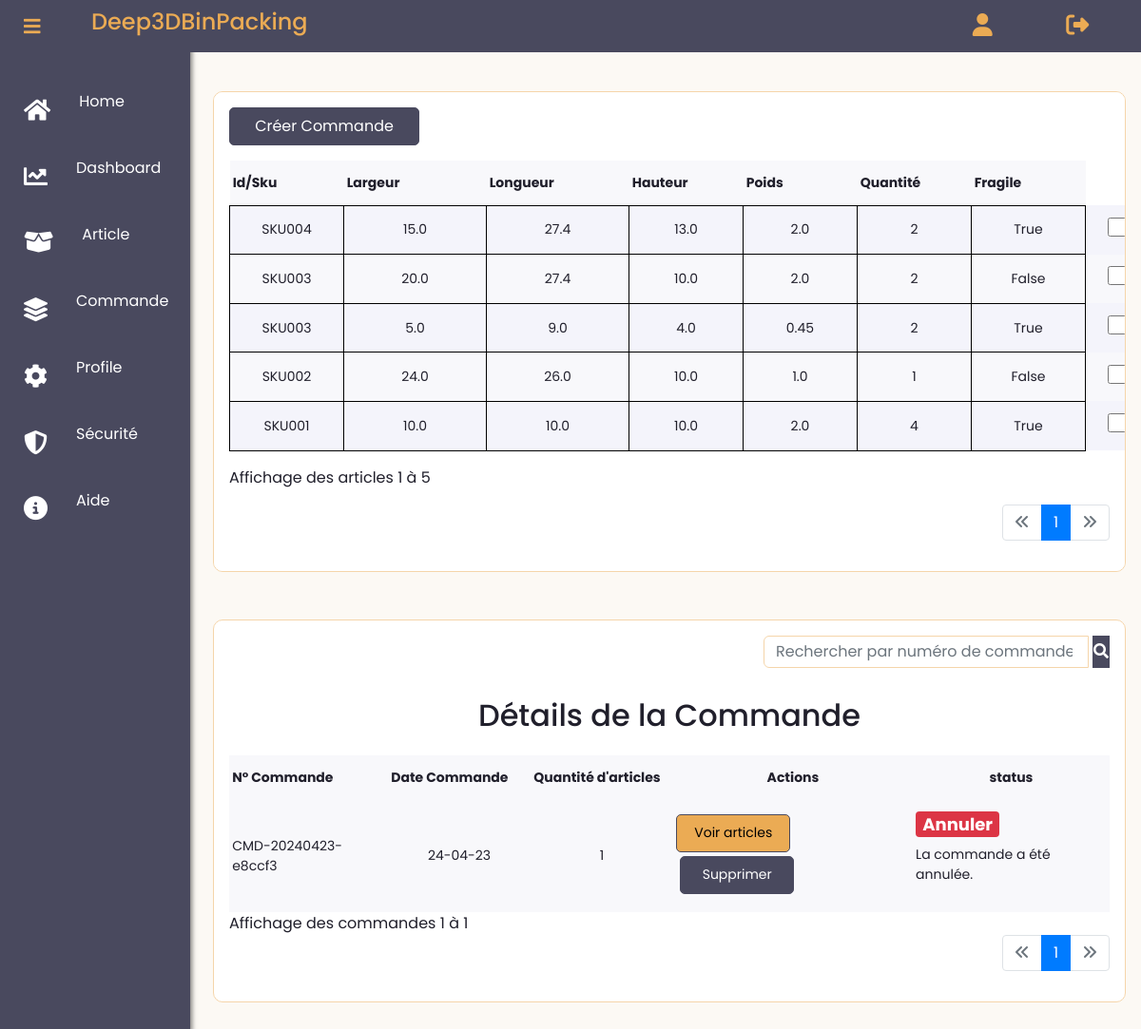
Before: /articles (signed in) with the older database file.
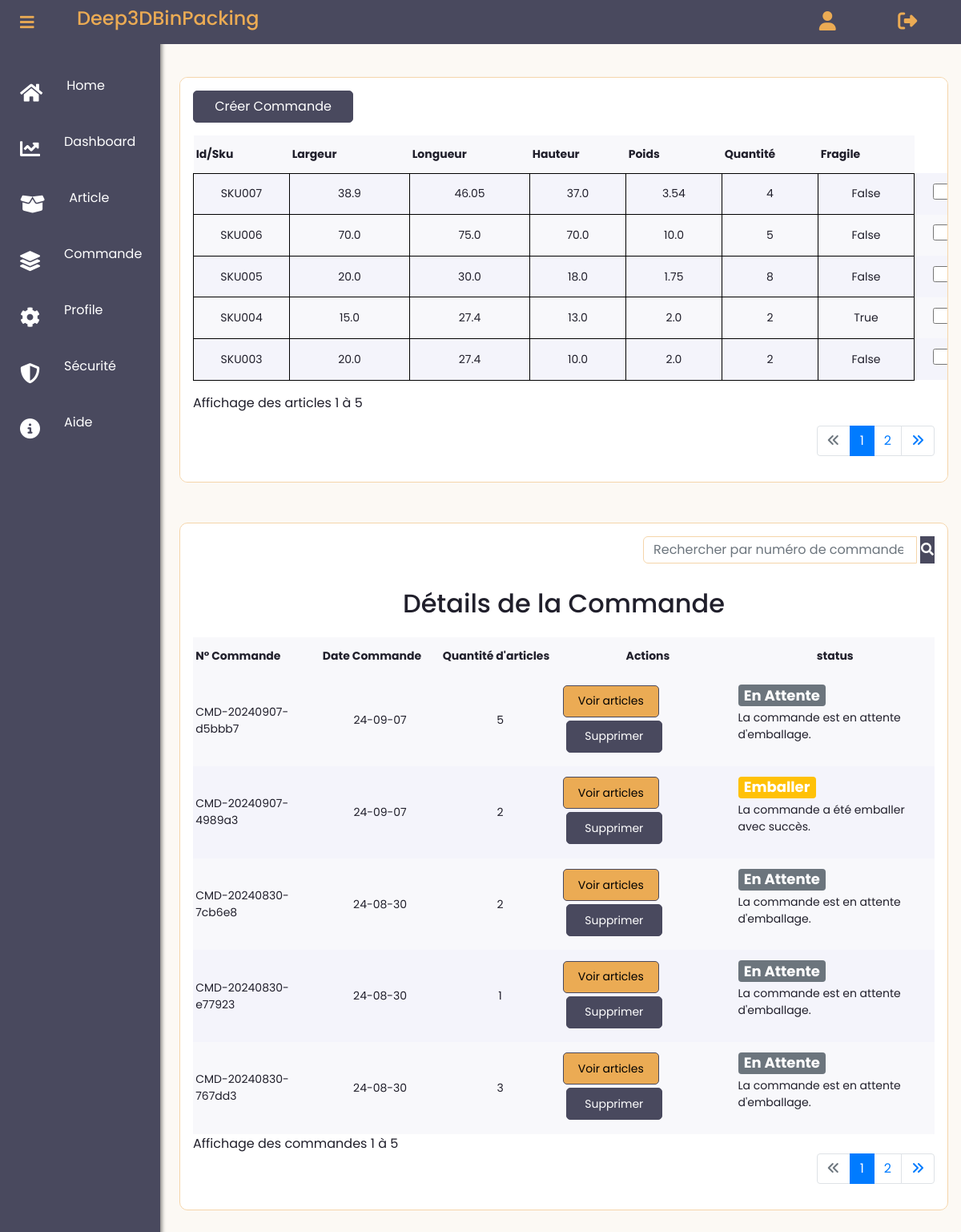
After: the same page with the newer database file.
### app/models.py (models this page shows, shortened)
class Article(db.Model):
    __tablename__ = 'Article'
    id = db.Column(db.Integer, primary_key=True, autoincrement=True)
    user_id = db.Column(db.Integer(), db.ForeignKey('User.id'))
    sku = db.Column(db.String(30), nullable=False)
    largeur = db.Column(db.Float(precision=5), nullable=False)
    longueur = db.Column(db.Float(precision=5), nullable=False)
    hauteur = db.Column(db.Float(precision=5), nullable=False)
    poids = db.Column(db.Float(precision=5), nullable=False)
    quantite = db.Column(db.Integer(), nullable=False)
    fragile = db.Column(db.Boolean(), default=False)
    date_creation = db.Column(db.Date,default=dt_date.today())
    commandes = db.relationship('Commande', secondary=association_table_article_commande, back_populates='articles')

class Commande(db.Model):
    __tablename__ = 'Commande'
    id = db.Column(db.Integer, primary_key=True, autoincrement=True)
    date_creation = db.Column(db.Date, default=dt_date.today())
    numero_commande = db.Column(db.String(50), unique=True, nullable=False)
    user_id = db.Column(db.Integer, db.ForeignKey('User.id'))
    status = db.Column(db.String(20), nullable=False, default='En Attente')  # Exemple : 'pending', 'cancelled', 'validated'
    conteneurs = db.relationship('Conteneur', secondary=association_table_commande_conteneur, back_populates='commandes')
    articles = db.relationship('Article', secondary=association_table_article_commande, back_populates='commandes')

### app/routes.py (the view)
@app.route("/articles", methods=['GET', 'POST'])
@login_required
def article():
    selected_articles = session.get('selected_articles', [])  # Récupérer les articles sélectionnés depuis la session
    page = request.args.get('page', 1, type=int)
    number_articles_per_page = 5  # Nombre d'articles par page
    articles_query = Article.query.filter_by(user_id=current_user.id).order_by(Article.id.desc())
    articles_pagination = articles_query.paginate(page=page, per_page=number_articles_per_page, error_out=False)
    start_index = (articles_pagination.page - 1) * articles_pagination.per_page + 1
    end_index = min(articles_pagination.page * articles_pagination.per_page, articles_query.count())
    user_commandes = Commande.query.filter_by(user_id=current_user.id).all()
    search_commandes = request.args.get('search_commandes')
    search_commandes = request.args.get('search_commandes')
    commande_page = request.args.get('commande_page', 1, type=int)
    per_page = 5
    if search_commandes:
        commandes_query = Commande.query.filter(
            Commande.user_id == current_user.id,  # Filtre par utilisateur
            (
                Commande.numero_commande.ilike(f'%{search_commandes}%') |
            (   Commande.date_creation.ilike(f'%{search_commandes}%')) |
                Commande.status.ilike(f'%{search_commandes}%')
            )
        )
    else:
        commandes_query = Commande.query.filter_by(user_id=current_user.id).order_by(Commande.id.desc())
    commandes_pagination = commandes_query.paginate(page=commande_page, per_page=per_page, error_out=False)
    pagination_args = Pagination(page=commande_page, per_page=per_page, total=commandes_query.count(), css_framework='bootstrap4')
    start_indexc = (commandes_pagination.page - 1) * commandes_pagination.per_page + 1
    end_indexc = min(commandes_pagination.page * commandes_pagination.per_page, commandes_query.count())
    commandes = commandes_pagination.items
    print(f"Nombre de commandes trouvées: {commandes_query.count()}")
    for commande in user_commandes:
        if len(commande.articles) == 0:
            db.session.delete(commande)
    user_commandes = [commande for commande in Commande.query.filter_by(user_id=current_user.id).all() if len(commande.articles) > 0]
    return render_template(
        'user_dashboard/list_article.html',
        selected_articles=selected_articles,
        start_index=start_index,
        end_index=end_index,
        start_indexc=start_indexc,
        end_indexc=end_indexc,
        articles=articles_pagination.items,
        articles_pagination=articles_pagination,
        commandes_pagination=commandes_pagination,
        commandes=commandes,
        pagination_args=pagination_args,
        user_commandes=user_commandes
    )

### app/models.py (called while the page is built)
@login_manager.user_loader
def load_user(user_id):
    return User.query.get(int(user_id))

### app/routes.py (called while the page is built)
@app.before_request
def before_request():
    if current_user.is_authenticated:
        g.image = url_for('static', filename='images/' + current_user.image) if current_user.image else None
    else:
        g.image = None

### app/templates/user_dashboard/list_article.html (shortened to what the changed rows need)
{% extends "user_dashboard/layout.html" %}
{% block content %}
{% if articles %}
<div class="card detail container">
  <div class="detail-header">
    <form method="POST" action="{{ url_for('create_commande') }}">
      <button type="submit" class="mb-3 download" style="background-color: #49495e; color: #fff; border: 1px solid #49495e; height: 40px;width: 200px;">Créer Commande</button>
      <table>
        <tr>
          <th>Id/Sku</th>
          <th>Largeur</th>
          <th>Longueur</th>
          <th>Hauteur</th>
          <th>Poids</th>
          <th>Quantité</th>
          <th>Fragile</th>
        </tr>
        {% for article in articles_pagination.items %}
        <tr>
          <td style="border: 1px solid black; padding: 5px; text-align: center;">{{ article.sku }}</td>
          <td style="border: 1px solid black; padding: 5px; text-align: center;">{{ article.largeur }}</td>
          <td style="border: 1px solid black; padding: 5px; text-align: center;">{{ article.longueur }}</td>
          <td style="border: 1px solid black; padding: 5px; text-align: center;">{{ article.hauteur }}</td>
          <td style="border: 1px solid black; padding: 5px; text-align: center;">{{ article.poids }}</td>
          <td style="border: 1px solid black; padding: 5px; text-align: center;">{{ article.quantite }}</td>
          <td style="border: 1px solid black; padding: 5px; text-align: center;">{{ article.fragile }}</td>
          <td>
            <input
              style="width: 20px; height: 20px; margin-left: 20px;"
              type="checkbox"
              name="selected_articles"
              value="{{ article.id }}"
              {% if article.id in selected_articles %}checked{% endif %}>
          </td>
        </tr>
        {% endfor %}
      </table>
      <div class="mt-3">
        Affichage des articles {{ start_index }} à {{ end_index }}
      </div>
    </form>
  </div>
  <nav aria-label="Page navigation example">
    <ul class="pagination justify-content-end mt-3">
      <li class="page-item {% if not articles_pagination.has_prev %}disabled{% endif %}">
        <a class="page-link" {% if articles_pagination.has_prev %}href="{{ url_for('article', page=articles_pagination.prev_num) }}"{% endif %}><i class="fa-solid fa-angles-left"></i></a>
      </li>
      {% for page_num in articles_pagination.iter_pages() %}
        {% if page_num %}
          <li class="page-item {% if page_num == articles_pagination.page %}active{% endif %}">
            <a class="page-link" href="{{ url_for('article', page=page_num) }}">{{ page_num }}</a>
          </li>
        {% else %}
          <li class="page-item disabled">
            <a class="page-link" href="#">...</a>
          </li>
        {% endif %}
      {% endfor %}
      <li class="page-item {% if not articles_pagination.has_next %}disabled{% endif %}">
        <a class="page-link" {% if articles_pagination.has_next %}href="{{ url_for('article', page=articles_pagination.next_num) }}"{% endif %}><i class="fa-solid fa-angles-right"></i></a>
      </li>
    </ul>
  </nav>
  {% endif %}
</div>
<div class="card detail container" style="margin-top: 50px;">
  <form class="form-inline justify-content-end mb-3" method="get" action="{{ url_for('article') }}">
  </form>
{% if commandes %}
  <div class="text-center"><h2>Détails de la Commande</h2></div>
  <div class="detail-header">
  <table class="">
      <thead>
          <tr>
              <th scope="col">N° Commande</th>
              <th scope="col">Date Commande</th>
              <th scope="col">Quantité d'articles</th>
              <th scope="col" class="text-center">Actions</th>
              <th scope="col" class="text-center">status</th>
          </tr>
      </thead>
      <tbody>
        {% for commande in commandes %}
          <tr>
              <td>{{ commande.numero_commande }}</td>
              <td class="text-center">
                {% if commande.date_creation %}
                    {{ commande.date_creation.strftime('%y-%m-%d') }}
                {% else %}
                    Date de création non disponible
                {% endif %}
            </td>
              <td class="text-center">{{ commande.articles|length }}</td>
              <td>
                  <button class="" data-bs-toggle="modal" style="background-color: #ebab54; border: #ebab54; color: black; border: 1px solid #49495e; height: 40px;" data-bs-target="#commandeDetailsModal-{{ commande.id }}">Voir articles</button>
                  <button type="button" class="btn-sm m-1 delete"  style="background-color: #49495e; color: #fff; border: 1px solid #49495e; height: 40px;" data-toggle="modal" data-target="#deleteModal{{commande.id}}">Supprimer</button>
              </td>
              <td>
                {% if commande.status == 'Annuler' %}
                  <span class="badge bg-danger mb-2" style="font-size: 18px; color:#fff">{{ commande.status }}</span>
                  <p>La commande a été annulée.</p>
                {% elif commande.status == 'Valider' %}
                  <span class="badge bg-success mb-1" style="font-size: 18px; color:#fff">{{ commande.status }}</span>
                  <p>La commande a été validée et est en cours de traitement.</p>
                  {% elif commande.status == 'Emballer' %}
                  <span class="badge bg-warning mb-1" style="font-size: 18px; color:#fff">{{ commande.status }}</span>
                  <p>La commande a été emballer avec succès.</p>
                {% else %}
                  <span class="badge bg-secondary mb-1" style="font-size: 18px; color:#fff">{{ commande.status }}</span>
                  <p>La commande est en attente d'emballage.</p>
                {% endif %}
              </td>
          </tr>
          {% endfor %}
      </tbody>
  </table>
</div>
Affichage des commandes {{ start_indexc }} à {{ end_indexc }}
<nav aria-label="Page navigation example mt-3">
  <ul class="pagination justify-content-end">
    <li class="page-item {% if not commandes_pagination.has_prev %}disabled{% endif %}">
      <a class="page-link" {% if commandes_pagination.has_prev %}href="{{ url_for('article', commande_page=commandes_pagination.prev_num) }}"{% endif %}><i class="fa-solid fa-angles-left"></i></a>
    </li>
    {% for page_num in commandes_pagination.iter_pages() %}
      {% if page_num %}
        <li class="page-item {% if page_num == commandes_pagination.page %}active{% endif %}">
          <a class="page-link"  href="{{ url_for('article', commande_page=page_num) }}">{{ page_num }}</a>
        </li>
      {% else %}
        <li class="page-item disabled">
          <a class="page-link"  href="#">...</a>
        </li>
      {% endif %}
    {% endfor %}
    <li class="page-item {% if not commandes_pagination.has_next %}disabled{% endif %}">
      <a class="page-link" {% if commandes_pagination.has_next %}href="{{ url_for('article', commande_page=commandes_pagination.next_num) }}"{% endif %}><i class="fa-solid fa-angles-right"></i></a>
    </li>
  </ul>
</nav>
{% else %}
<div class="alert-warning text-center">
  Aucune commandes trouvées
</div>
</div>
{% endif %}
{% endblock content %}

Changed rows visible on the page:
no longer on this page (row unchanged): Article: sku "SKU003", largeur "5.0", longueur "9.0", hauteur "4.0", poids "0.45", quantite "2", fragile "True"
no longer on this page (row unchanged): Article: sku "SKU002", largeur "24.0", longueur "26.0", hauteur "10.0", poids "1.0", quantite "1", fragile "False"
no longer on this page (row unchanged): Article: sku "SKU001", largeur "10.0", longueur "10.0", hauteur "10.0", poids "2.0", quantite "4", fragile "True"
added Article: sku "SKU007", largeur "38.9", longueur "46.05", hauteur "37.0", poids "3.54", quantite "4", fragile "False"
added Article: sku "SKU006", largeur "70.0", longueur "75.0", hauteur "70.0", poids "10.0", quantite "5", fragile "False"
added Article: sku "SKU005", largeur "20.0", longueur "30.0", hauteur "18.0", poids "1.75", quantite "8", fragile "False"
now on this page (row edited): Commande: numero_commande "CMD-20240907-d5bbb7", date_creation "24-09-07", articles|length "5", status "En Attente"
now on this page (row edited): Commande: numero_commande "CMD-20240907-4989a3", date_creation "24-09-07", articles|length "2", status "Emballer"
now on this page (row edited): Commande: numero_commande "CMD-20240830-7cb6e8", date_creation "24-08-30", articles|length "2", status "En Attente"
changed Commande: numero_commande "CMD-20240423-e8ccf3" → "CMD-20240830-e77923"; date_creation "24-04-23" → "24-08-30"; status "Annuler" → "En Attente"; status "La commande a été annulée." → "La commande est en attente d'emballage."
now on this page (row edited): Commande: numero_commande "CMD-20240830-767dd3", date_creation "24-08-30", articles|length "3", status "En Attente"
Other visible differences:
{{ end_indexc }}: "1" → "5"
new list line: "2"
